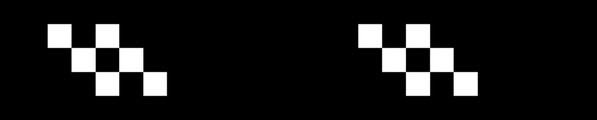
//> input picture Proj/code/computer-vision/filters/alpha-blend/img/glass.png, 597 x 120 px
$ ./main   (built with g++ and OpenCV 4)
//> lines starting //> are read from the running program, lines starting //| are printed output that depends on the picture
//
//  alphaBlend.cpp
//
//
//  Created by Sunita Nayak on 3/14/17.
// src: https://github.com/MukeshKumarS/OpenCV/blob/master/AlphaBlending/alphaBlend.cpp
//

#include <opencv2/opencv.hpp>

using namespace cv;
using namespace std;

// Alpha blending using multiply and add functions
Mat& blend(Mat& alpha, Mat& foreground, Mat& background, Mat& outImage)
{
    Mat fore, back;
    multiply(alpha, foreground, fore);
    multiply(Scalar::all(1.0)-alpha, background, back);
    add(fore, back, outImage);

    return outImage;
}

// Alpha Blending using direct pointer access
Mat& alphaBlendDirectAccess(Mat& alpha, Mat& foreground, Mat& background, Mat& outImage)
{

    int numberOfPixels = foreground.rows * foreground.cols * foreground.channels();

    float* fptr = reinterpret_cast<float*>(foreground.data);
    float* bptr = reinterpret_cast<float*>(background.data);
    float* aptr = reinterpret_cast<float*>(alpha.data);
    float* outImagePtr = reinterpret_cast<float*>(outImage.data);

    int i,j;
    for ( j = 0; j < numberOfPixels; ++j, outImagePtr++, fptr++, aptr++, bptr++)
    {
        *outImagePtr = (*fptr)*(*aptr) + (*bptr)*(1 - *aptr);
    }

    return outImage;
}


int main(int argc, char** argv)
{

    // Read in the png foreground asset file that contains both rgb and alpha information
    //Mat foreGroundImage = imread("../img/foreGroundAsset.png", -1);
    Mat foreGroundImage = imread("../img/glass.png", -1);
//> foreGroundImage is the input picture: 120 rows x 597 cols, CV_8UC4; mean B, G, R, A 24.5, 24.5, 24.5, 201.9
    Mat bgra[4];
    split(foreGroundImage, bgra);//split png foreground
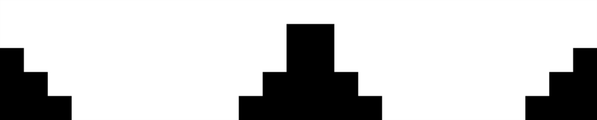
//> bgra[3]: 120 rows x 597 cols, CV_8UC1; min 0, max 255, mean 201.9

    // Save the foregroung RGB content into a single Mat
    vector<Mat> foregroundChannels;
    foregroundChannels.push_back(bgra[0]);
    foregroundChannels.push_back(bgra[1]);
    foregroundChannels.push_back(bgra[2]);
    Mat foreground = Mat::zeros(foreGroundImage.size(), CV_8UC3);
    merge(foregroundChannels, foreground);

    // Save the alpha information into a single Mat
    vector<Mat> alphaChannels;
    alphaChannels.push_back(bgra[3]);
    alphaChannels.push_back(bgra[3]);
    alphaChannels.push_back(bgra[3]);
    Mat alpha = Mat::zeros(foreGroundImage.size(), CV_8UC3);
    merge(alphaChannels, alpha);

    // Read background image
    Mat background = imread("../img/backGround.jpg");
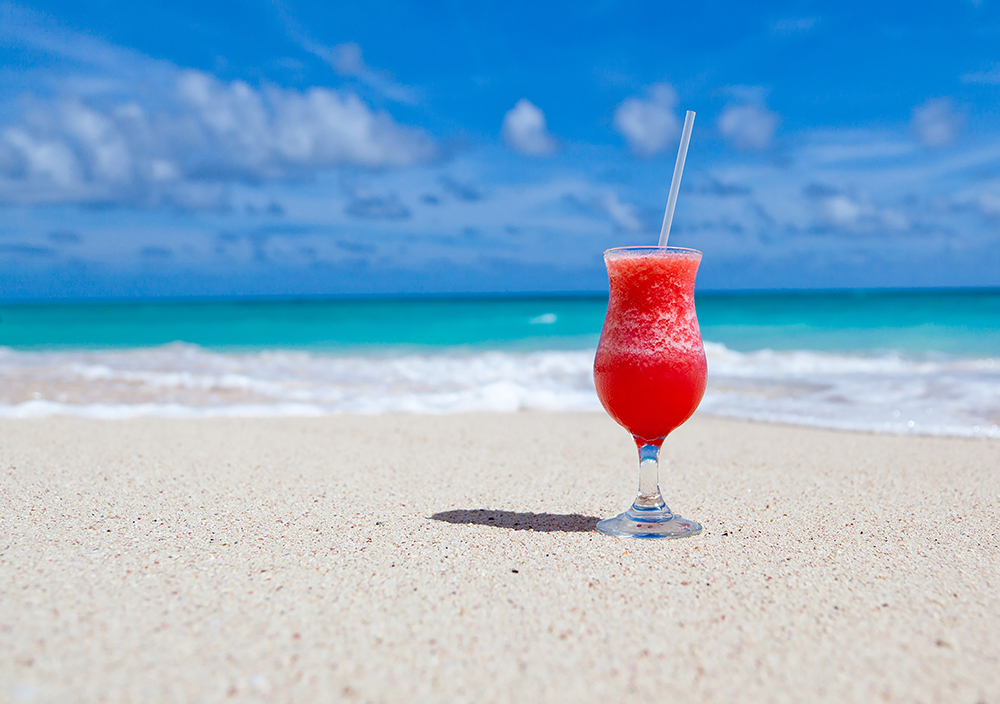
//> input picture Proj/code/computer-vision/filters/alpha-blend/img/backGround.jpg, 1000 x 704 px
//> background is the input picture: 704 rows x 1000 cols, CV_8UC3; mean B, G, R 204.1, 174.2, 136

    // Convert Mat to float data type
    foreground.convertTo(foreground, CV_32FC3);
//> foreground: 120 rows x 597 cols, CV_32FC3
    background.convertTo(background, CV_32FC3);
//> background: 704 rows x 1000 cols, CV_32FC3
    alpha.convertTo(alpha, CV_32FC3, 1.0/255); // keeps the alpha values betwen 0 and 1
//> alpha: 120 rows x 597 cols, CV_32FC3

    // Number of iterations to average the performane over
    int numOfIterations = 1; //1000;

    // Alpha blending using functions multiply and add
    Mat outImage= Mat::zeros(foreground.size(), foreground.type());
    double t = (double)getTickCount();
    for (int i=0; i<numOfIterations; i++) {
//> (the run ends here: the program stops with an error, at `multiply(Scalar::all(1.0)-alpha, background, back);`)
